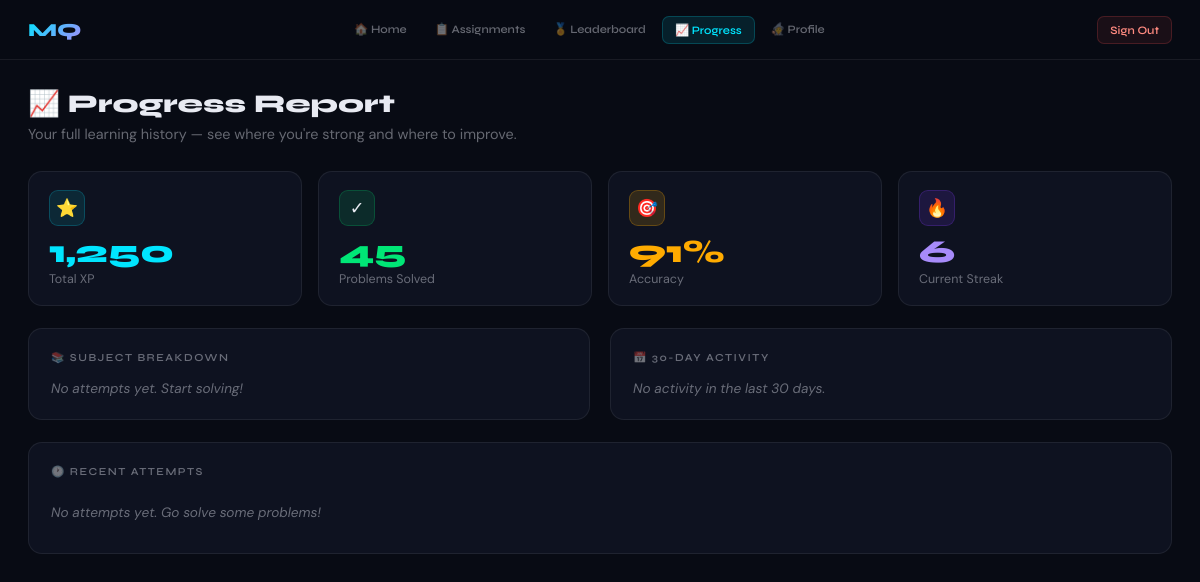
Screenshot of /progress.php (signed in) with the database file from the repository.
### tables this page shows
CREATE TABLE student_stats (
  id              INT AUTO_INCREMENT PRIMARY KEY,
  user_id         INT NOT NULL UNIQUE,
  xp              INT DEFAULT 0,
  level           INT DEFAULT 1,
  streak          INT DEFAULT 0,
  longest_streak  INT DEFAULT 0,
  problems_solved INT DEFAULT 0,
  problems_correct INT DEFAULT 0,
  last_active     DATE DEFAULT NULL,
  FOREIGN KEY (user_id) REFERENCES users(id) ON DELETE CASCADE
);

### Config.php (called while the page is built, shortened)
<?php
function db(): PDO {
    static $pdo = null;
    if ($pdo === null) {
        $dsn = 'mysql:host=' . DB_HOST . ';dbname=' . DB_NAME . ';charset=' . DB_CHARSET;
        $pdo = new PDO($dsn, DB_USER, DB_PASS, [
            PDO::ATTR_ERRMODE            => PDO::ERRMODE_EXCEPTION,
            PDO::ATTR_DEFAULT_FETCH_MODE => PDO::FETCH_ASSOC,
            PDO::ATTR_EMULATE_PREPARES   => false,
        ]);
    }
    return $pdo;
}

### progress.php (the view, shortened to what this page needs)
<?php
require_once 'config.php';
$user = require_login('student');
$stats = db()->prepare('SELECT * FROM student_stats WHERE user_id=?');
$stats->execute([$user['id']]);
$s = $stats->fetch() ?: [];
$xp=$s['xp']??0; $level=$s['level']??1; $streak=$s['streak']??0;
$solved=$s['problems_solved']??0; $correct=$s['problems_correct']??0;
$accuracy=$solved>0?round($correct/$solved*100):0;
$daily = db()->prepare('SELECT DATE(attempted_at) as day, COUNT(*) as total, SUM(is_correct) as correct FROM attempts WHERE user_id=? AND attempted_at>=DATE_SUB(NOW(),INTERVAL 30 DAY) GROUP BY DATE(attempted_at) ORDER BY day ASC');
$daily->execute([$user['id']]);
$dailyRows=$daily->fetchAll();
$bySubj = db()->prepare('SELECT subject, COUNT(*) as total, SUM(is_correct) as correct, AVG(time_taken) as avg_time FROM attempts WHERE user_id=? GROUP BY subject');
$bySubj->execute([$user['id']]);
$subjData=$bySubj->fetchAll();
$recent = db()->prepare('SELECT subject,question,user_answer,correct_answer,is_correct,xp_earned,attempted_at FROM attempts WHERE user_id=? ORDER BY attempted_at DESC LIMIT 15');
$recent->execute([$user['id']]);
$recentRows=$recent->fetchAll();
?><!DOCTYPE html>
<html lang="en">
<head>
</head>
<body>
<nav>
  <a href="dashboard.php" class="nav-logo">MQ</a>
  <div class="nav-links">
    <a href="dashboard.php"   class="nav-link">🏠 Home</a>
    <a href="assignments.php" class="nav-link">📋 Assignments</a>
    <a href="leaderboard.php" class="nav-link">🏅 Leaderboard</a>
    <a href="progress.php"    class="nav-link active">📈 Progress</a>
    <a href="profile.php"     class="nav-link">🧙 Profile</a>
  </div>
  <a href="logout.php" class="logout">Sign Out</a>
</nav>
<main class="main">
  <div class="page-title">📈 Progress Report</div>
  <div class="page-sub">Your full learning history — see where you're strong and where to improve.</div>
  <div class="g4">
    <div class="panel scard" style="animation-delay:.04s"><div class="sc-ico cyan">⭐</div><div class="sc-val cyan"><?=number_format($xp)?></div><div class="sc-label">Total XP</div></div>
    <div class="panel scard" style="animation-delay:.08s"><div class="sc-ico green">✓</div><div class="sc-val green"><?=$solved?></div><div class="sc-label">Problems Solved</div></div>
    <div class="panel scard" style="animation-delay:.12s"><div class="sc-ico amber">🎯</div><div class="sc-val amber"><?=$accuracy?>%</div><div class="sc-label">Accuracy</div></div>
    <div class="panel scard" style="animation-delay:.16s"><div class="sc-ico violet">🔥</div><div class="sc-val violet"><?=$streak?></div><div class="sc-label">Current Streak</div></div>
  </div>
  <div class="g2">
    <div class="panel" style="animation-delay:.2s">
      <div class="ptitle">📚 Subject Breakdown</div>
      <?php if(empty($subjData)):?><div style="color:var(--tdim);font-size:0.85em;font-style:italic">No attempts yet. Start solving!</div><?php endif;?>
    </div>
    <div class="panel" style="animation-delay:.24s">
      <div class="ptitle">📅 30-Day Activity</div>
      <?php if(empty($dailyRows)):?>
        <div style="color:var(--tdim);font-size:0.85em;font-style:italic">No activity in the last 30 days.</div>
      <?php endif;?>
    </div>
  </div>
  <div class="panel" style="animation-delay:.28s">
    <div class="ptitle">🕐 Recent Attempts</div>
    <?php if(empty($recentRows)):?>
      <div style="color:var(--tdim);font-size:0.85em;font-style:italic;padding:10px 0">No attempts yet. Go solve some problems!</div>
    <?php endif;?>
  </div>
</main>
</body>
</html>

### progress.php (style rules this page uses)
:root { --bg:#080b14;--s1:#0e1220;--s2:#141827;--s3:#1a2035;--b:rgba(255,255,255,0.07);--bb:rgba(255,255,255,0.12);--cyan:#00e5ff;--cdim:rgba(0,229,255,0.1);--violet:#7c3aed;--vdim:rgba(124,58,237,0.15);--amber:#ffab00;--adim:rgba(255,171,0,0.15);--green:#00e676;--gdim:rgba(0,230,118,0.12);--red:#ff5252;--text:#e8eaf2;--tdim:rgba(232,234,242,0.42);--tmid:rgba(232,234,242,0.68) }
* { margin:0;padding:0;box-sizing:border-box }
body { font-family:'DM Sans',sans-serif;background:var(--bg);color:var(--text);min-height:100vh }
nav { display:flex;align-items:center;justify-content:space-between;padding:0 28px;height:60px;background:rgba(8,11,20,0.97);border-bottom:1px solid var(--b);position:sticky;top:0;z-index:100;backdrop-filter:blur(12px) }
.nav-logo { font-family:'Syne',sans-serif;font-weight:800;font-size:1.15em;background:linear-gradient(135deg,var(--cyan),#a78bfa);-webkit-background-clip:text;-webkit-text-fill-color:transparent;text-decoration:none }
.nav-links { display:flex;gap:4px }
.nav-link { padding:6px 12px;border-radius:7px;color:var(--tdim);font-family:'Syne',sans-serif;font-size:0.71em;font-weight:600;text-decoration:none;transition:all 0.2s }
.nav-link.active { background:var(--cdim);color:var(--cyan);border:1px solid rgba(0,229,255,0.2) }
.logout { padding:6px 12px;background:rgba(255,82,82,0.08);border:1px solid rgba(255,82,82,0.2);border-radius:7px;color:#ff8a80;font-family:'Syne',sans-serif;font-size:0.71em;font-weight:600;text-decoration:none }
.main { padding:28px;max-width:1200px;margin:0 auto }
.page-title { font-family:'Syne',sans-serif;font-weight:800;font-size:1.6em;margin-bottom:6px }
.page-sub { color:var(--tdim);font-size:0.9em;margin-bottom:28px }
.g4 { display:grid;grid-template-columns:repeat(4,1fr);gap:16px;margin-bottom:22px }
.g2 { display:grid;grid-template-columns:1fr 1fr;gap:20px;margin-bottom:22px }
.panel { background:var(--s1);border:1px solid var(--b);border-radius:14px;padding:22px;animation:pIn 0.4s ease backwards }
.ptitle { font-family:'Syne',sans-serif;font-size:0.67em;font-weight:600;letter-spacing:0.14em;color:var(--tdim);text-transform:uppercase;margin-bottom:16px }
.scard { padding:18px 20px }
.sc-val { font-family:'Syne',sans-serif;font-weight:800;font-size:2em;line-height:1;margin-bottom:3px }
.sc-val.cyan { color:var(--cyan) }
.sc-val.green { color:var(--green) }
.sc-val.amber { color:var(--amber) }
.sc-val.violet { color:#a78bfa }
.sc-label { font-size:0.78em;color:var(--tdim) }
.sc-ico { width:36px;height:36px;border-radius:9px;display:flex;align-items:center;justify-content:center;font-size:1.1em;margin-bottom:10px }
.sc-ico.cyan { background:var(--cdim);border:1px solid rgba(0,229,255,0.2) }
.sc-ico.green { background:var(--gdim);border:1px solid rgba(0,230,118,0.2) }
.sc-ico.amber { background:var(--adim);border:1px solid rgba(255,171,0,0.25) }
.sc-ico.violet { background:var(--vdim);border:1px solid rgba(124,58,237,0.25) }

### rows the page displays
student_stats: xp "1,250", problems_solved "45", accuracy "91", streak "6"
